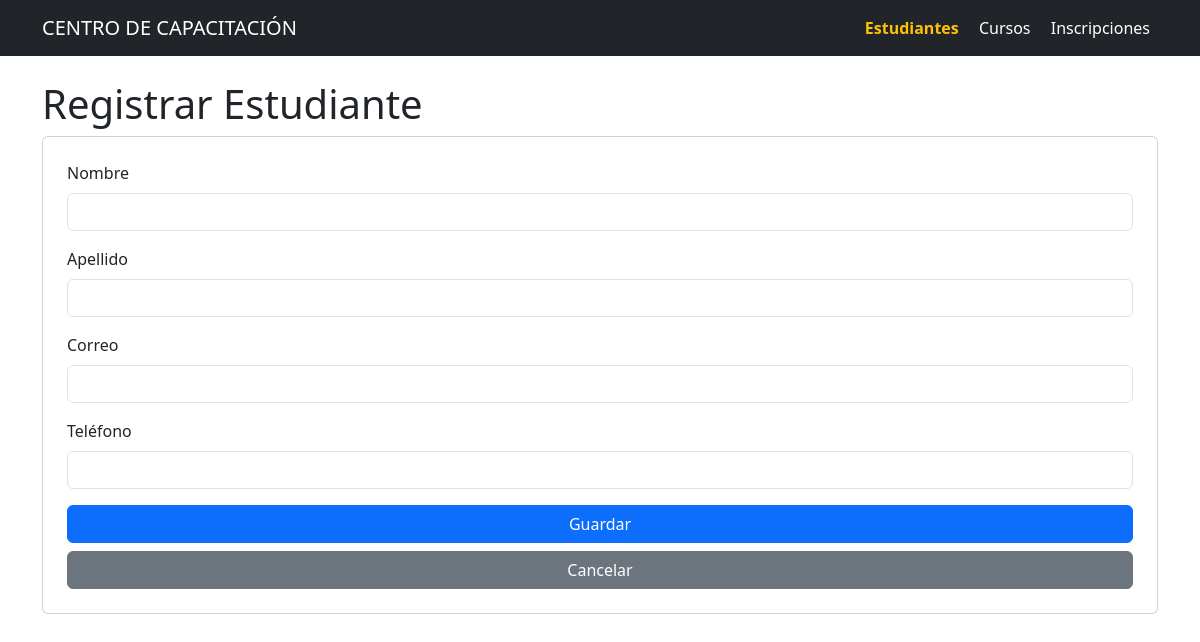
/estudiantes/editar/1, run on an earlier commit of the app's database.
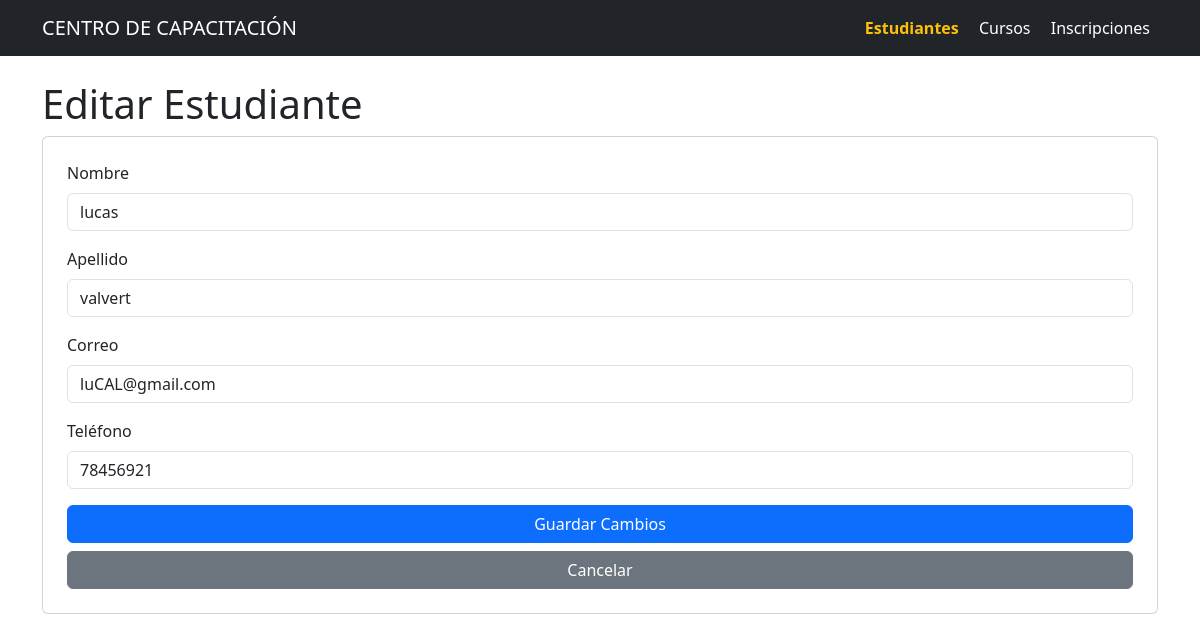
And on a later commit of the database.
### tables this page shows
CREATE TABLE estudiantes (
            id INTEGER PRIMARY KEY,
            nombre TEXT NOT NULL,
            apellido TEXT NOT NULL,
            correo TEXT,
            telefono TEXT
        );

### app.py (the view, shortened to what this page needs)
@app.route('/estudiantes/editar/<int:id>', methods=['GET','POST'])
def editar_estudiante(id):
    conn = sqlite3.connect(RUTA_BD)
    conn.row_factory = sqlite3.Row
    c = conn.cursor()
    c.execute("SELECT * FROM estudiantes WHERE id = ?", (id,))
    estudiante = c.fetchone()
    conn.close()
    return render_template('form_estudiante.html', estudiante=estudiante)

### templates/form_estudiante.html
{% extends "base.html" %}
{% block contenido %}
<h1>{% if estudiante %}Editar Estudiante{% else %}Registrar Estudiante{% endif %}</h1>
<form method="post" class="card p-4">
    <div class="mb-3">
        <label class="form-label">Nombre</label>
        <input type="text" name="nombre" class="form-control" required
               value="{% if estudiante %}{{ estudiante.nombre }}{% endif %}">
    </div>
    <div class="mb-3">
        <label class="form-label">Apellido</label>
        <input type="text" name="apellido" class="form-control" required
               value="{% if estudiante %}{{ estudiante.apellido }}{% endif %}">
    </div>
    <div class="mb-3">
        <label class="form-label">Correo</label>
        <input type="email" name="correo" class="form-control"
               value="{% if estudiante %}{{ estudiante.correo }}{% endif %}">
    </div>
    <div class="mb-3">
        <label class="form-label">Teléfono</label>
        <input type="text" name="telefono" class="form-control"
               value="{% if estudiante %}{{ estudiante.telefono }}{% endif %}">
    </div>
    <button type="submit" class="btn btn-primary">
        {% if estudiante %}Guardar Cambios{% else %}Guardar{% endif %}
    </button>
    <a href="{{ url_for('lista_estudiantes') }}" class="btn btn-secondary mt-2">Cancelar</a>
</form>
{% endblock %}

### templates/base.html (shortened to what this page needs)
<!DOCTYPE html>
<html lang="es">
<head>
    <link href="https://cdn.jsdelivr.net/npm/bootstrap@5.3.0/dist/css/bootstrap.min.css" rel="stylesheet">
</head>
<body>
    <nav class="navbar navbar-dark bg-dark mb-4">
        <div class="container">
            <a class="navbar-brand" href="{{ url_for('index') }}">CENTRO DE CAPACITACIÓN</a>
            <div>
                <a class="nav-link d-inline px-2 {% if request.endpoint == 'lista_estudiantes' or request.endpoint == 'nuevo_estudiante' or request.endpoint == 'editar_estudiante' %}text-warning fw-bold{% else %}text-white{% endif %}"
                   href="{{ url_for('lista_estudiantes') }}">Estudiantes</a>
                <a class="nav-link d-inline px-2 {% if request.endpoint == 'lista_cursos' or request.endpoint == 'nuevo_curso' or request.endpoint == 'editar_curso' %}text-warning fw-bold{% else %}text-white{% endif %}"
                   href="{{ url_for('lista_cursos') }}">Cursos</a>
                <a class="nav-link d-inline px-2 {% if request.endpoint == 'lista_inscripciones' or request.endpoint == 'nueva_inscripcion' or request.endpoint == 'editar_inscripcion' %}text-warning fw-bold{% else %}text-white{% endif %}"
                   href="{{ url_for('lista_inscripciones') }}">Inscripciones</a>
            </div>
        </div>
    </nav>
    <div class="container">
        {% block contenido %}{% endblock %}
    </div>
</body>
</html>

What changed in the data, as far as the page shows it:
added estudiantes: nombre "lucas", apellido "valvert", correo "luCAL@gmail.com", telefono "78456921"
Also different on the page:
text no longer shown: "Registrar Estudiante Guardar"
text now shown: "Editar Estudiante Guardar Cambios"
